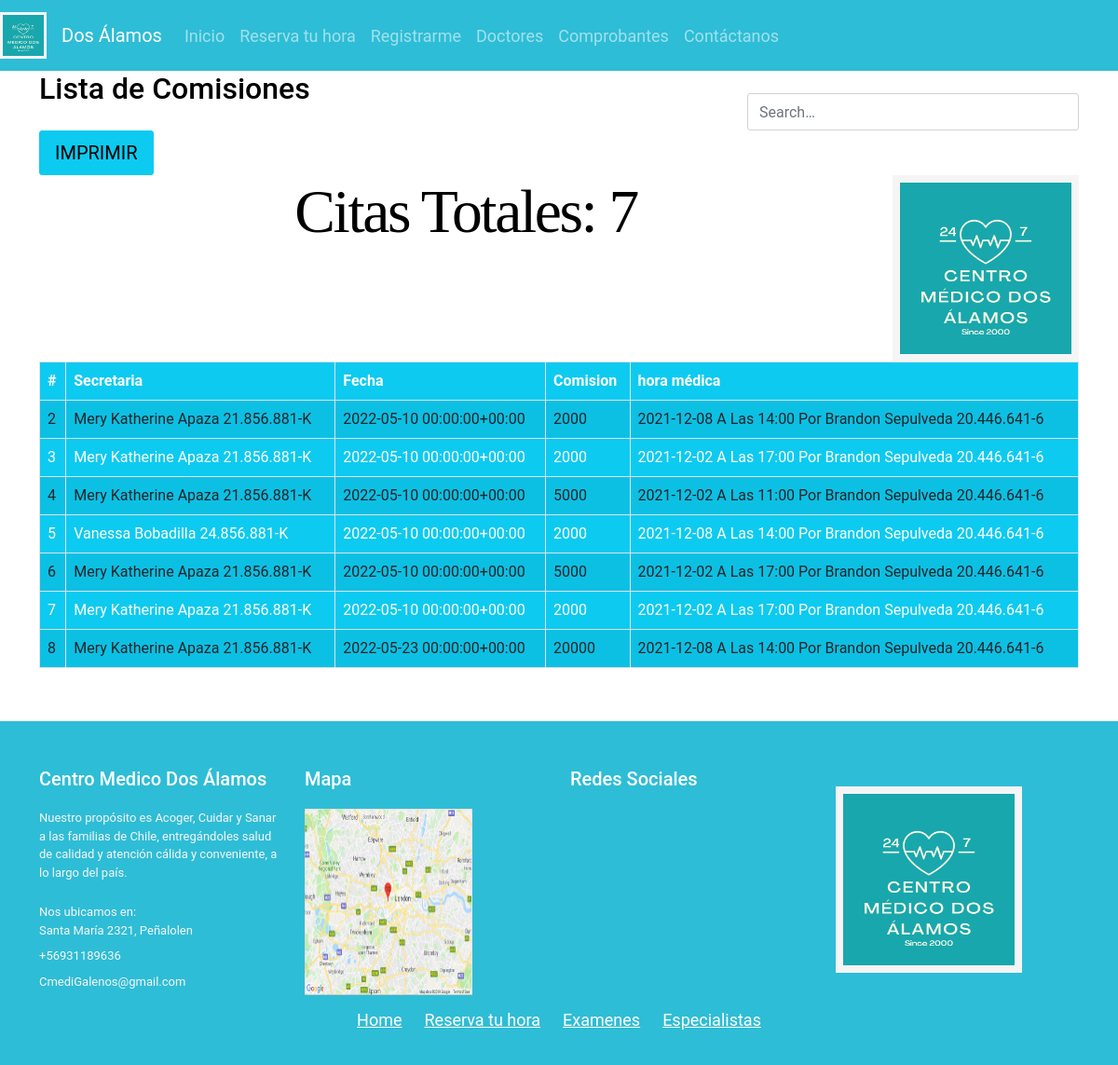
Screenshot of /informeComisiones/ with the database file from the repository.
### core/models.py (models this page shows, shortened)
class informe(models.Model):
    fechaIfo = models.DateTimeField(auto_now_add=False,auto_now=False,null=True,blank=True)
    fkSecretaria = models.ForeignKey(secretaria, on_delete=models.CASCADE)
    fkHoraMedica = models.ForeignKey(horaMedica, on_delete=models.CASCADE)
    comision = models.CharField(max_length=50)

class secretaria(models.Model):
    nomSec = models.CharField( max_length=50)
    aPatSec = models.CharField( max_length=50)
    rutSec = models.CharField( max_length=50)
    emailSec = models.CharField( max_length=50)
    bornDateSec = models.DateTimeField(auto_now_add=False,auto_now=False,null=True,blank=True);
    fkGender = models.ForeignKey(gender, on_delete=models.CASCADE, blank=True)
    fkComuna = models.ForeignKey(comuna, on_delete=models.CASCADE)
    adressSec = models.CharField(max_length=70)
    def __str__(self):
        cadena=str(self.nomSec)+" "+ str(self.aPatSec) + " " + str(self.rutSec)
        return cadena

class horaMedica(models.Model):
    consulta = models.TextField( max_length=400)
    fkHora = models.ForeignKey(hora, on_delete=models.CASCADE)
    fecha = models.DateField(auto_now_add=False,auto_now=False,null=True,blank=True);
    fkPaciente = models.ForeignKey(paciente, on_delete=models.CASCADE)
    fkTipoPago = models.ForeignKey(tipoPago, on_delete=models.CASCADE)
    fkPago = models.ForeignKey(pago, on_delete=models.CASCADE)
    fkMedico = models.ForeignKey(doctor, on_delete=models.CASCADE)
    def __str__(self):
        cadena=str(self.fecha)+" a las "+ str(self.fkHora) + " por " + str(self.fkPaciente)
        return cadena

class hora(models.Model):
    hora = models.CharField(max_length=50)
    def __str__(self):
        return self.hora

class paciente(models.Model):
    nomPac = models.CharField( max_length=50)
    aPatPac = models.CharField( max_length=50)
    rutPac = models.CharField( max_length=50)
    emailPac = models.CharField( max_length=50)
    bornDatePAc = models.DateTimeField(auto_now_add=False,auto_now=False,null=True,blank=True);
    fkGender = models.ForeignKey(gender, on_delete=models.CASCADE, blank=True)
    fkComuna = models.ForeignKey(comuna, on_delete=models.CASCADE)
    adressPac = models.CharField(max_length=70)
    def __str__(self):
        cadena=str(self.nomPac)+" "+ str(self.aPatPac) + " " + str(self.rutPac)
        return cadena

### core/views.py (the view)
# urls.py: path("informeComisiones/", views.informeComisiones, name="informeComisiones"),
def informeComisiones(request): #INF
    infocomisiones = informe.objects.all()
    data = {
        'info' : infocomisiones,
        'total1' : infocomisiones.count()
    }
    return render(request, 'web/informeComisiones.html', data)

### core/templates/web/informeComisiones.html
{% extends 'web/base.html' %}
{% load static %}
{% block contenido %}
    {% block css %}
        <link rel="stylesheet" href="{% static 'app/css/index.css' %}">
        <link rel="stylesheet" href="{% static 'app/css/register.css' %}">
    {% endblock css %}
    <div class="container-xl">
        <div class="table-responsive">
            <div class="table-wrapper">
                <div class="table-title">
                    <div class="row">
                        <div class="col-sm-8"><h2>Lista de Comisiones</h2><b></b></div>
                        <div class="col-sm-4">
                            <div class="search-box">
                                <i class="material-icons">&#xE8B6;</i>
                                <input type="text" class="form-control" placeholder="Search&hellip;">
                            </div>
                        </div>
                    </div>
                </div>
                <table class="table table-striped table-hover table-bordered bg-info">
                    <thead>
                        <tr>
                            <th>#</th>
                            <th>Secretaria</th>
                            <th>Fecha</th>
                            <th>Comision</th>
                            <th>hora médica</th>
                        </tr>
                    </thead>
                    <tbody>
                        {% for p in info %}
                            <tr>
                                <td>{{p.id | title}}</td>
                                <td>{{p.fkSecretaria | title}} {{p.APatSec | title}}</td>
                                <td>{{p.fechaIfo | title}}</td>
                                <td>{{p.comision | title}}</td>
                                <td>{{p.fkHoraMedica | title}}</td>
                            </tr>
                        {% endfor %}
                        <div>
                        <a href="{% url 'geninfoComision' %}"  class="btn btn-info btn-lg btn-block" ctitle="View" data-toggle="tooltip">IMPRIMIR</a>
                        </div>
                        <div class="logo">
                            <img class="img" src="{% static 'app/img/logo_dos_alamos.png'%}" width="200" height="200" alt="logo de la empresa">
                        </div>
                        <div class="form-group text-lg-center">
                            <h1>Citas Totales: {{total1}}</h1>
                        </div>
                    </tbody>
                </table>
                <hr>
                <br>
            </div>
        </div>
    </div>
{% endblock contenido %}

### core/static/app/css/index.css (style rules this page uses)
body { color: aliceblue; background-color: #ffffff; background-repeat: no-repeat; background-size: 300px; background-position: center; }
h1 { color: rgb(0, 0, 0); font-family: 'Dancing Script', 'cursive'; font-weight: lighter; text-decoration-line: unset; text-align: center; position:relative; margin:0px auto; width:auto; padding-bottom:0px; font-size:4.1rem; font-weight:300; letter-spacing: -0.15rem; }
h2 { color: black; }
.img { padding:8px; background-color: #f5f5f5; width: 200px; }
.table { background-color: aliceblue; color: rgb(255, 255, 255); align-content: center; }
.logo { float:right; }

### core/static/app/css/register.css (style rules this page uses)
body { color: #fff; background: #ffffff; font-family: 'Roboto', sans-serif; }
.form-control { height: 40px; box-shadow: none; color: #969fa4; }
.form-control, .btn { border-radius: 3px; }

### rows the page displays
informe: id "2", fkSecretaria "Mery Katherine Apaza 21.856.881-K", fechaIfo "2022-05-10 00:00:00+00:00", comision "2000", fkHoraMedica "2021-12-08 A Las 14:00 Por Brandon Sepulveda 20.446.641-6"
informe: id "3", fkSecretaria "Mery Katherine Apaza 21.856.881-K", fechaIfo "2022-05-10 00:00:00+00:00", comision "2000", fkHoraMedica "2021-12-02 A Las 17:00 Por Brandon Sepulveda 20.446.641-6"
informe: id "4", fkSecretaria "Mery Katherine Apaza 21.856.881-K", fechaIfo "2022-05-10 00:00:00+00:00", comision "5000", fkHoraMedica "2021-12-02 A Las 11:00 Por Brandon Sepulveda 20.446.641-6"
informe: id "5", fkSecretaria "Vanessa Bobadilla 24.856.881-K", fechaIfo "2022-05-10 00:00:00+00:00", comision "2000", fkHoraMedica "2021-12-08 A Las 14:00 Por Brandon Sepulveda 20.446.641-6"
informe: id "6", fkSecretaria "Mery Katherine Apaza 21.856.881-K", fechaIfo "2022-05-10 00:00:00+00:00", comision "5000", fkHoraMedica "2021-12-02 A Las 17:00 Por Brandon Sepulveda 20.446.641-6"
informe: id "7", fkSecretaria "Mery Katherine Apaza 21.856.881-K", fechaIfo "2022-05-10 00:00:00+00:00", comision "2000", fkHoraMedica "2021-12-02 A Las 17:00 Por Brandon Sepulveda 20.446.641-6"
informe: id "8", fkSecretaria "Mery Katherine Apaza 21.856.881-K", fechaIfo "2022-05-23 00:00:00+00:00", comision "20000", fkHoraMedica "2021-12-08 A Las 14:00 Por Brandon Sepulveda 20.446.641-6"

### other values shown
{{ total1 }} "7"
